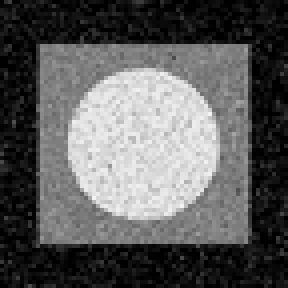
%> input picture salt-pepper-noise.tif, 72 x 72 px, shrunk from 256 x 256 before the run (shown 4 times larger)
$ octave Q2.m   (GNU Octave 9; MATLAB toolbox functions it lacks are replaced by stand-ins)
%> lines starting %> are read from the running program, lines starting %| are printed output that depends on the picture
### median_filter.m

function out=median_filter(image,hsize)
img2=image(:,:,1);

a=double(img2)/255;

[ht,wt,c]=size(a);
hsize;
d=ceil(hsize/2);

a1=a;
for i=0:ht-hsize
    for j=0:wt-hsize
        b=a([1+i:hsize+i],[1+j:hsize+j]);
        h=b;
        b1=median(h(:));
        a1(d+i,d+j)=b1;
    end
end

out=a1;


end

### Q2.m
clc;
clear all;
close all;

img1=imread('salt-pepper-noise.tif');
%> img1 is the input picture: size 72x72 uint8; min 0, max 243, mean 91.9
img2=imread('circuit-board.tif');
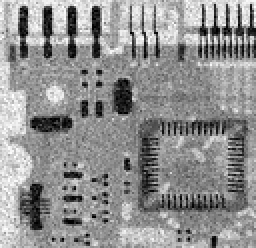
%> input picture circuit-board.tif, 128 x 124 px, shrunk from 455 x 440 before the run (shown 2 times larger)
%> img2 is the input picture: size 124x128 uint8; min 0, max 255, mean 144.2

hsize1=3;% size of kernal 3
hsize2=5;% size of kernal 5
hsize3=7;% size of kernal 7

a1=median_filter(img1,hsize1);
%> after the loop in median_filter, `for i=0:ht-hsize`:
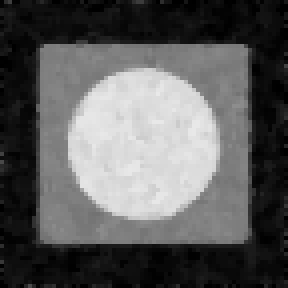
%> a1: size 72x72 double (shown 4 times larger); min 0, max 0.914, mean 0.358
a2=median_filter(img1,hsize2);
a3=median_filter(img1,hsize3);
%> call 3 of median_filter, with hsize = 7
%> after the loop in median_filter (call 3), `for i=0:ht-hsize`:
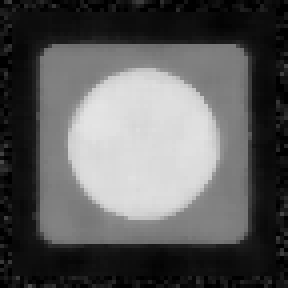
%> a1: size 72x72 double (shown 4 times larger); min 0, max 0.894, mean 0.358


figure;
subplot(2,2,1)
imshow(img1);
title('given image')
subplot(2,2,2)
imshow(a1);
x="median filter window= " + num2str(hsize1);
title(x)

subplot(2,2,3)
imshow(a2);
x="median filter window= " + num2str(hsize2);
title(x)

subplot(2,2,4)
imshow(a3);
x="median filter window= " + num2str(hsize3);
title(x)

%---img2------

a1=median_filter(img2,hsize2);
%> call 4 of median_filter, with hsize = 5
%> after the loop in median_filter (call 4), `for i=0:ht-hsize`:
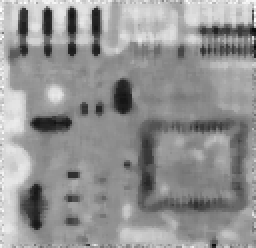
%> a1: size 124x128 double (shown 2 times larger); min 0.0196, max 1, mean 0.577
a2=median_filter(img2,hsize2);
a3=median_filter(img2,hsize3);
%> call 6 of median_filter, with hsize = 7
%> after the loop in median_filter (call 6), `for i=0:ht-hsize`:
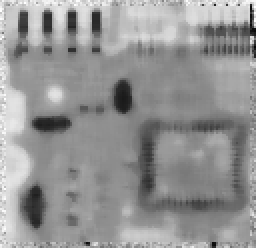
%> a1: size 124x128 double (shown 2 times larger); min 0.0196, max 1, mean 0.581


figure;
subplot(2,2,1)
imshow(img2);
title('given image')
subplot(2,2,2)
imshow(a1);
x="median filter window= " + num2str(hsize1);
title(x)

subplot(2,2,3)
imshow(a2);
x="median filter window= " + num2str(hsize2);
title(x)

subplot(2,2,4)
imshow(a3);
x="median filter window= " + num2str(hsize3);
title(x)
